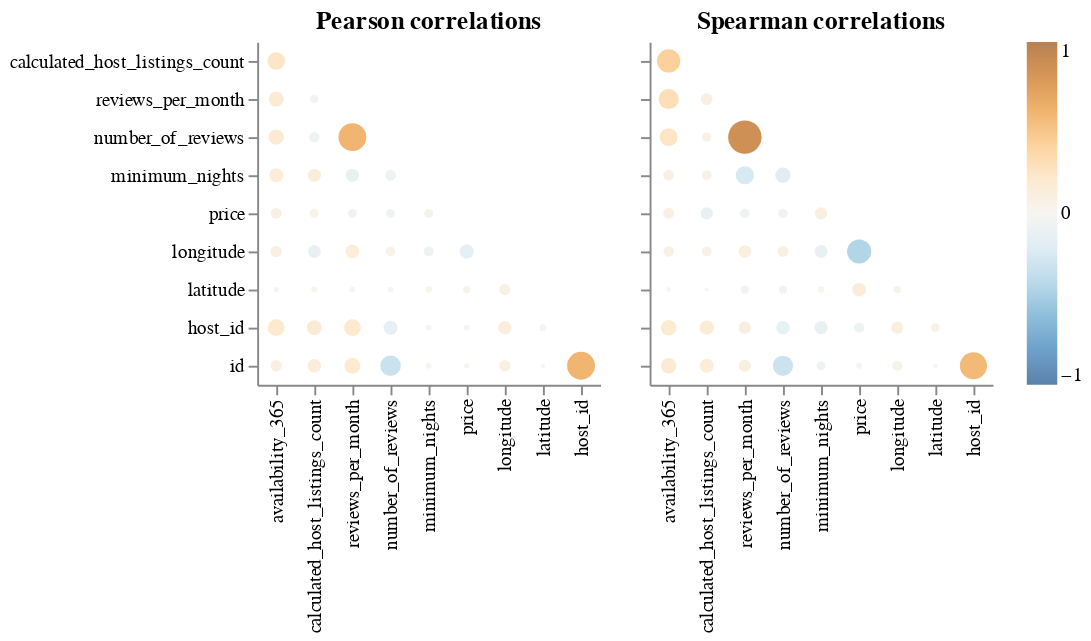

The cell this chart's notebook holds for it:
### Code cell
aly.corr(train_df)

### Figure 1 — Vega specification as saved in the notebook (floating-point values rounded to 4 significant figures)
{"$schema": "https://vega.github.io/schema/vega/v5.json", "data": [{"name": "source_0"}, {"name": "data_0", "values": [{"abs_value": 0.1637, "index": "availability_365", "value": 0.1637, "variable": "reviews_per_month"}, {"abs_value": 0.0434, "index": "calculated_host_listings_count", "value": -0.0434, "variable": "reviews_per_month"}, {"abs_value": 0.05024, "index": "reviews_per_month", "value": -0.05024, "variable": "price"}, {"abs_value": 0.07998, "index": "availability_365", "value": 0.07998, "variable": "price"}, {"abs_value": 0.04961, "index": "minimum_nights", "value": 0.04961, "variable": "price"}, {"abs_value": 0.04879, "index": "number_of_reviews", "value": -0.04879, "variable": "price"}, {"abs_value": 0.05382, "index": "calculated_host_listings_count", "value": 0.05382, "variable": "price"}, {"abs_value": 0.1724, "index": "availability_365", "value": 0.1724, "variable": "number_of_reviews"}, {"abs_value": 0.07123, "index": "calculated_host_listings_count", "value": -0.07123, "variable": "number_of_reviews"}, {"abs_value": 0.5867, "index": "reviews_per_month", "value": 0.5867, "variable": "number_of_reviews"}, {"abs_value": 0.1228, "index": "calculated_host_listings_count", "value": 0.1228, "variable": "minimum_nights"}, {"abs_value": 0.08017, "index": "number_of_reviews", "value": -0.08017, "variable": "minimum_nights"}, {"abs_value": 0.1238, "index": "reviews_per_month", "value": -0.1238, "variable": "minimum_nights"}, {"abs_value": 0.1433, "index": "availability_365", "value": 0.1433, "variable": "minimum_nights"}, {"abs_value": 0.0654, "index": "minimum_nights", "value": -0.0654, "variable": "longitude"}, {"abs_value": 0.116, "index": "calculated_host_listings_count", "value": -0.116, "variable": "longitude"}, {"abs_value": 0.1455, "index": "price", "value": -0.1455, "variable": "longitude"}, {"abs_value": 0.05896, "index": "number_of_reviews", "value": 0.05896, "variable": "longitude"}, {"abs_value": 0.08844, "index": "availability_365", "value": 0.08844, "variable": "longitude"}, {"abs_value": 0.134, "index": "reviews_per_month", "value": 0.134, "variable": "longitude"}, {"abs_value": 0.03059, "index": "price", "value": 0.03059, "variable": "latitude"}, {"abs_value": 0.02239, "index": "minimum_nights", "value": 0.02239, "variable": "latitude"}, {"abs_value": 0.01381, "index": "number_of_reviews", "value": -0.01381, "variable": "latitude"}, {"abs_value": 0.01474, "index": "reviews_per_month", "value": -0.01474, "variable": "latitude"}, {"abs_value": 0.0833, "index": "longitude", "value": 0.0833, "variable": "latitude"}, {"abs_value": 0.01053, "index": "availability_365", "value": -0.01053, "variable": "latitude"}, {"abs_value": 0.01684, "index": "calculated_host_listings_count", "value": 0.01684, "variable": "latitude"}, {"abs_value": 0.5881, "index": "host_id", "value": 0.5881, "variable": "id"}, {"abs_value": 0.002616, "index": "latitude", "value": -0.002616, "variable": "id"}, {"abs_value": 0.08875, "index": "availability_365", "value": 0.08875, "variable": "id"}, {"abs_value": 0.08879, "index": "longitude", "value": 0.08879, "variable": "id"}, {"abs_value": 0.01016, "index": "price", "value": 0.01016, "variable": "id"}, {"abs_value": 0.01549, "index": "minimum_nights", "value": -0.01549, "variable": "id"}, {"abs_value": 0.3188, "index": "number_of_reviews", "value": -0.3188, "variable": "id"}, {"abs_value": 0.1829, "index": "reviews_per_month", "value": 0.1829, "variable": "id"}, {"abs_value": 0.1344, "index": "calculated_host_listings_count", "value": 0.1344, "variable": "id"}, {"abs_value": 0.02443, "index": "latitude", "value": 0.02443, "variable": "host_id"}, {"abs_value": 0.2071, "index": "availability_365", "value": 0.2071, "variable": "host_id"}, {"abs_value": 0.1255, "index": "longitude", "value": 0.1255, "variable": "host_id"}, {"abs_value": 0.01525, "index": "price", "value": 0.01525, "variable": "host_id"}, {"abs_value": 0.01694, "index": "minimum_nights", "value": -0.01694, "variable": "host_id"}, {"abs_value": 0.1416, "index": "number_of_reviews", "value": -0.1416, "variable": "host_id"}, {"abs_value": 0.2063, "index": "reviews_per_month", "value": 0.2063, "variable": "host_id"}, {"abs_value": 0.161, "index": "calculated_host_listings_count", "value": 0.161, "variable": "host_id"}, {"abs_value": 0.2269, "index": "availability_365", "value": 0.2269, "variable": "calculated_host_listings_count"}]}, {"name": "source_1"}, {"name": "data_1", "values": [{"abs_value": 0.2978, "index": "availability_365", "value": 0.2978, "variable": "reviews_per_month"}, {"abs_value": 0.0971, "index": "calculated_host_listings_count", "value": 0.0971, "variable": "reviews_per_month"}, {"abs_value": 0.0602, "index": "reviews_per_month", "value": -0.0602, "variable": "price"}, {"abs_value": 0.08217, "index": "availability_365", "value": 0.08217, "variable": "price"}, {"abs_value": 0.1028, "index": "minimum_nights", "value": 0.1028, "variable": "price"}, {"abs_value": 0.05708, "index": "number_of_reviews", "value": -0.05708, "variable": "price"}, {"abs_value": 0.1085, "index": "calculated_host_listings_count", "value": -0.1085, "variable": "price"}, {"abs_value": 0.2346, "index": "availability_365", "value": 0.2346, "variable": "number_of_reviews"}, {"abs_value": 0.05639, "index": "calculated_host_listings_count", "value": 0.05639, "variable": "number_of_reviews"}, {"abs_value": 0.8495, "index": "reviews_per_month", "value": 0.8495, "variable": "number_of_reviews"}, {"abs_value": 0.0647, "index": "calculated_host_listings_count", "value": 0.0647, "variable": "minimum_nights"}, {"abs_value": 0.1728, "index": "number_of_reviews", "value": -0.1728, "variable": "minimum_nights"}, {"abs_value": 0.2442, "index": "reviews_per_month", "value": -0.2442, "variable": "minimum_nights"}, {"abs_value": 0.08038, "index": "availability_365", "value": 0.08038, "variable": "minimum_nights"}, {"abs_value": 0.1173, "index": "minimum_nights", "value": -0.1173, "variable": "longitude"}, {"abs_value": 0.0621, "index": "calculated_host_listings_count", "value": 0.0621, "variable": "longitude"}, {"abs_value": 0.4371, "index": "price", "value": -0.4371, "variable": "longitude"}, {"abs_value": 0.08189, "index": "number_of_reviews", "value": 0.08189, "variable": "longitude"}, {"abs_value": 0.07312, "index": "availability_365", "value": 0.07312, "variable": "longitude"}, {"abs_value": 0.1111, "index": "reviews_per_month", "value": 0.1111, "variable": "longitude"}, {"abs_value": 0.1354, "index": "price", "value": 0.1354, "variable": "latitude"}, {"abs_value": 0.02139, "index": "minimum_nights", "value": 0.02139, "variable": "latitude"}, {"abs_value": 0.04155, "index": "number_of_reviews", "value": -0.04155, "variable": "latitude"}, {"abs_value": 0.04088, "index": "reviews_per_month", "value": -0.04088, "variable": "latitude"}, {"abs_value": 0.03329, "index": "longitude", "value": 0.03329, "variable": "latitude"}, {"abs_value": 0.007173, "index": "availability_365", "value": -0.007173, "variable": "latitude"}, {"abs_value": 0.001212, "index": "calculated_host_listings_count", "value": 0.001212, "variable": "latitude"}, {"abs_value": 0.559, "index": "host_id", "value": 0.559, "variable": "id"}, {"abs_value": 0.004506, "index": "latitude", "value": 0.004506, "variable": "id"}, {"abs_value": 0.1691, "index": "availability_365", "value": 0.1691, "variable": "id"}, {"abs_value": 0.06592, "index": "longitude", "value": 0.06592, "variable": "id"}, {"abs_value": 0.01848, "index": "price", "value": -0.01848, "variable": "id"}, {"abs_value": 0.05486, "index": "minimum_nights", "value": -0.05486, "variable": "id"}, {"abs_value": 0.3052, "index": "number_of_reviews", "value": -0.3052, "variable": "id"}, {"abs_value": 0.1049, "index": "reviews_per_month", "value": 0.1049, "variable": "id"}, {"abs_value": 0.1377, "index": "calculated_host_listings_count", "value": 0.1377, "variable": "id"}, {"abs_value": 0.04923, "index": "latitude", "value": 0.04923, "variable": "host_id"}, {"abs_value": 0.1744, "index": "availability_365", "value": 0.1744, "variable": "host_id"}, {"abs_value": 0.1044, "index": "longitude", "value": 0.1044, "variable": "host_id"}, {"abs_value": 0.0708, "index": "price", "value": -0.0708, "variable": "host_id"}, {"abs_value": 0.1243, "index": "minimum_nights", "value": -0.1243, "variable": "host_id"}, {"abs_value": 0.1307, "index": "number_of_reviews", "value": -0.1307, "variable": "host_id"}, {"abs_value": 0.1072, "index": "reviews_per_month", "value": 0.1072, "variable": "host_id"}, {"abs_value": 0.1476, "index": "calculated_host_listings_count", "value": 0.1476, "variable": "host_id"}, {"abs_value": 0.4073, "index": "availability_365", "value": 0.4073, "variable": "calculated_host_listings_count"}]}, {"name": "source_0_concat_0_x_domain_index", "values": [{"index": "availability_365", "sort_field": 0.0}, {"index": "calculated_host_listings_count", "sort_field": 1.0}, {"index": "reviews_per_month", "sort_field": 2.0}, {"index": "minimum_nights", "sort_field": 4.0}, {"index": "number_of_reviews", "sort_field": 3.0}, {"index": "price", "sort_field": 5.0}, {"index": "longitude", "sort_field": 6.0}, {"index": "host_id", "sort_field": 8.0}, {"index": "latitude", "sort_field": 7.0}]}, {"name": "source_0_concat_0_y_domain_variable", "values": [{"sort_field": 1.0, "variable": "reviews_per_month"}, {"sort_field": 4.0, "variable": "price"}, {"sort_field": 2.0, "variable": "number_of_reviews"}, {"sort_field": 3.0, "variable": "minimum_nights"}, {"sort_field": 5.0, "variable": "longitude"}, {"sort_field": 6.0, "variable": "latitude"}, {"sort_field": 8.0, "variable": "id"}, {"sort_field": 7.0, "variable": "host_id"}, {"sort_field": 0.0, "variable": "calculated_host_listings_count"}]}, {"name": "source_1_concat_1_x_domain_index", "values": [{"index": "availability_365", "sort_field": 0.0}, {"index": "calculated_host_listings_count", "sort_field": 1.0}, {"index": "reviews_per_month", "sort_field": 2.0}, {"index": "minimum_nights", "sort_field": 4.0}, {"index": "number_of_reviews", "sort_field": 3.0}, {"index": "price", "sort_field": 5.0}, {"index": "longitude", "sort_field": 6.0}, {"index": "host_id", "sort_field": 8.0}, {"index": "latitude", "sort_field": 7.0}]}, {"name": "source_1_concat_1_y_domain_variable", "values": [{"sort_field": 1.0, "variable": "reviews_per_month"}, {"sort_field": 4.0, "variable": "price"}, {"sort_field": 2.0, "variable": "number_of_reviews"}, {"sort_field": 3.0, "variable": "minimum_nights"}, {"sort_field": 5.0, "variable": "longitude"}, {"sort_field": 6.0, "variable": "latitude"}, {"sort_field": 8.0, "variable": "id"}, {"sort_field": 7.0, "variable": "host_id"}, {"sort_field": 0.0, "variable": "calculated_host_listings_count"}]}], "signals": [{"name": "concat_0_x_step", "value": 20}, {"name": "concat_0_width", "update": "bandspace(domain('concat_0_x').length, 1, 0.5) * concat_0_x_step"}, {"name": "concat_0_y_step", "value": 20}, {"name": "concat_0_height", "update": "bandspace(domain('concat_0_y').length, 1, 0.5) * concat_0_y_step"}, {"name": "concat_1_x_step", "value": 20}, {"name": "concat_1_width", "update": "bandspace(domain('concat_1_x').length, 1, 0.5) * concat_1_x_step"}, {"name": "concat_1_y_step", "value": 20}, {"name": "concat_1_height", "update": "bandspace(domain('concat_1_y').length, 1, 0.5) * concat_1_y_step"}], "marks": [{"type": "group", "name": "concat_0_group", "encode": {"update": {"width": {"signal": "concat_0_width"}, "height": {"signal": "concat_0_height"}}}, "marks": [{"type": "symbol", "name": "concat_0_marks", "from": {"data": "data_0"}, "encode": {"update": {"shape": {"value": "circle"}, "tooltip": {"signal": "{\"corr\": format(datum[\"value\"], \".2f\"), \"x\": isValid(datum[\"index\"]) ? datum[\"index\"] : \"\"+datum[\"index\"], \"y\": isValid(datum[\"variable\"]) ? datum[\"variable\"] : \"\"+datum[\"variable\"]}"}, "y": {"field": "variable", "scale": "concat_0_y"}, "fill": {"field": "value", "scale": "color"}, "size": {"field": "abs_value", "scale": "size"}, "x": {"field": "index", "scale": "concat_0_x"}, "opacity": {"value": 0.7}}}, "style": ["circle"]}], "axes": [{"scale": "concat_0_x", "labelBaseline": "middle", "labelAlign": "right", "orient": "bottom", "labelAngle": 270, "zindex": 0, "grid": false}, {"scale": "concat_0_y", "grid": false, "zindex": 0, "orient": "left"}], "title": {"text": "Pearson correlations", "frame": "group"}, "style": "cell"}, {"type": "group", "name": "concat_1_group", "encode": {"update": {"height": {"signal": "concat_1_height"}, "width": {"signal": "concat_1_width"}}}, "marks": [{"type": "symbol", "name": "concat_1_marks", "from": {"data": "data_1"}, "encode": {"update": {"size": {"field": "abs_value", "scale": "size"}, "x": {"field": "index", "scale": "concat_1_x"}, "shape": {"value": "circle"}, "fill": {"field": "value", "scale": "color"}, "tooltip": {"signal": "{\"corr\": format(datum[\"value\"], \".2f\"), \"x\": isValid(datum[\"index\"]) ? datum[\"index\"] : \"\"+datum[\"index\"], \"y\": isValid(datum[\"variable\"]) ? datum[\"variable\"] : \"\"+datum[\"variable\"]}"}, "y": {"field": "variable", "scale": "concat_1_y"}, "opacity": {"value": 0.7}}}, "style": ["circle"]}], "axes": [{"scale": "concat_1_x", "grid": false, "orient": "bottom", "labelAngle": 270, "labelAlign": "right", "labelBaseline": "middle", "zindex": 0}, {"scale": "concat_1_y", "zindex": 0, "labels": false, "orient": "left", "grid": false}], "title": {"text": "Spearman correlations", "frame": "group"}, "style": "cell"}], "scales": [{"name": "color", "type": "linear", "domain": [-1, 1], "range": {"scheme": "blueorange"}, "interpolate": "hcl", "zero": true}, {"name": "size", "type": "linear", "domain": [0, 1], "range": [4, 361], "zero": true}, {"name": "concat_0_x", "type": "point", "domain": {"data": "source_0_concat_0_x_domain_index", "field": "index", "sort": {"op": "max", "field": "sort_field"}}, "range": {"step": {"signal": "concat_0_x_step"}}, "padding": 0.5}, {"name": "concat_0_y", "type": "point", "domain": {"data": "source_0_concat_0_y_domain_variable", "field": "variable", "sort": {"op": "max", "field": "sort_field"}}, "range": {"step": {"signal": "concat_0_y_step"}}, "padding": 0.5}, {"name": "concat_1_x", "type": "point", "domain": {"data": "source_1_concat_1_x_domain_index", "field": "index", "sort": {"op": "max", "field": "sort_field"}}, "range": {"step": {"signal": "concat_1_x_step"}}, "padding": 0.5}, {"name": "concat_1_y", "type": "point", "domain": {"data": "source_1_concat_1_y_domain_variable", "field": "variable", "sort": {"op": "max", "field": "sort_field"}}, "range": {"step": {"signal": "concat_1_y_step"}}, "padding": 0.5}], "legends": [{"fill": "color", "gradientLength": {"signal": "clamp(concat_0_height, 64, 200)"}, "encode": {"gradient": {"update": {"opacity": {"value": 0.7}}}}}], "layout": {"padding": 20, "bounds": "full", "align": "each"}, "background": "white", "config": {"style": {"cell": {"strokeWidth": 0}}}, "padding": 5}
